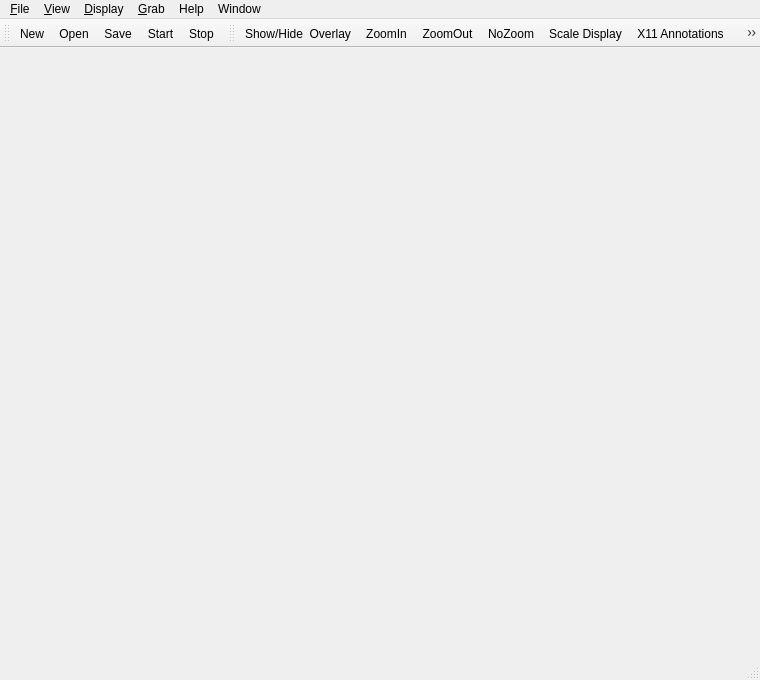
<?xml version="1.0" encoding="UTF-8"?>
<ui version="4.0">
 <class>MainFrame</class>
 <widget class="QMainWindow" name="MainFrame">
  <property name="geometry">
   <rect>
    <x>0</x>
    <y>0</y>
    <width>760</width>
    <height>680</height>
   </rect>
  </property>
  <property name="windowTitle">
   <string>MdispQt</string>
  </property>
  <property name="windowIcon">
   <iconset resource="MdispQt.qrc">
    <normaloff>:/images/imaging.png</normaloff>:/images/imaging.png</iconset>
  </property>
  <widget class="QWidget" name="centralWidget">
   <layout class="QGridLayout">
    <property name="leftMargin">
     <number>11</number>
    </property>
    <property name="topMargin">
     <number>11</number>
    </property>
    <property name="rightMargin">
     <number>11</number>
    </property>
    <property name="bottomMargin">
     <number>11</number>
    </property>
    <property name="spacing">
     <number>6</number>
    </property>
   </layout>
  </widget>
  <widget class="QMenuBar" name="menuBar">
   <property name="geometry">
    <rect>
     <x>0</x>
     <y>0</y>
     <width>760</width>
     <height>22</height>
    </rect>
   </property>
   <widget class="QMenu" name="menu_File">
    <property name="title">
     <string>&amp;File</string>
    </property>
    <addaction name="actionNew"/>
    <addaction name="actionOpen"/>
    <addaction name="actionClose"/>
    <addaction name="actionSave"/>
    <addaction name="actionSaveAs"/>
    <addaction name="separator"/>
    <addaction name="actionExit"/>
   </widget>
   <widget class="QMenu" name="menu_View">
    <property name="title">
     <string>&amp;View</string>
    </property>
    <addaction name="actionViewStdToolbar"/>
    <addaction name="actionViewDispToolbar"/>
   </widget>
   <widget class="QMenu" name="menu_Display">
    <property name="title">
     <string>&amp;Display</string>
    </property>
    <widget class="QMenu" name="menuZoom">
     <property name="title">
      <string>Zoom</string>
     </property>
     <addaction name="actionNoZoom"/>
     <addaction name="actionZoomOut"/>
     <addaction name="actionZoomIn"/>
    </widget>
    <widget class="QMenu" name="menuExclusive_Display">
     <property name="title">
      <string>Exclusive Display</string>
     </property>
     <addaction name="actionRestrictedCursor"/>
    </widget>
    <widget class="QMenu" name="menuDistributed_Mil">
     <property name="title">
      <string>Distributed Mil</string>
     </property>
     <widget class="QMenu" name="menuASynchronous_mode">
      <property name="title">
       <string>ASynchronous mode</string>
      </property>
      <addaction name="actionDMILASyncDisable"/>
      <addaction name="actionDMILASync1"/>
      <addaction name="actionDMILASync5"/>
      <addaction name="actionDMILASync10"/>
      <addaction name="actionDMILASync15"/>
      <addaction name="actionDMILASync30"/>
      <addaction name="actionDMILASyncMax"/>
     </widget>
     <widget class="QMenu" name="menuCompression">
      <property name="title">
       <string>Compression</string>
      </property>
      <addaction name="actionDMILCompressNone"/>
      <addaction name="actionDMILCompressLossy"/>
      <addaction name="actionDMILCompressLossless"/>
     </widget>
     <widget class="QMenu" name="menuQFactor">
      <property name="title">
       <string>QFactor</string>
      </property>
      <addaction name="actionDMILFactor60"/>
      <addaction name="actionDMILFactor70"/>
      <addaction name="actionDMILFactor75"/>
      <addaction name="actionDMILFactor80"/>
      <addaction name="actionDMILFactor82"/>
      <addaction name="actionDMILFactor85"/>
      <addaction name="actionDMILFactor87"/>
      <addaction name="actionDMILFactor90"/>
      <addaction name="actionDMILFactor92"/>
      <addaction name="actionDMILFactor95"/>
      <addaction name="actionDMILFactor99"/>
     </widget>
     <addaction name="menuASynchronous_mode"/>
     <addaction name="menuCompression"/>
     <addaction name="menuQFactor"/>
    </widget>
    <widget class="QMenu" name="menuGraphics_Annotations">
     <property name="title">
      <string>Graphics Annotations</string>
     </property>
     <widget class="QMenu" name="menuGraphicListOpacity">
      <property name="title">
       <string>Opacity</string>
      </property>
      <addaction name="actionGLOpacityM_DEFAULT"/>
      <addaction name="actionGLOpacityM_DISABLE"/>
      <addaction name="actionGLOpacity0"/>
      <addaction name="actionGLOpacity20"/>
      <addaction name="actionGLOpacity40"/>
      <addaction name="actionGLOpacity60"/>
      <addaction name="actionGLOpacity80"/>
      <addaction name="actionGLOpacity100"/>
     </widget>
     <addaction name="actionGraphicsAnnotations"/>
     <addaction name="menuGraphicListOpacity"/>
     <addaction name="actionNewRectangle"/>
     <addaction name="actionNewArc"/>
     <addaction name="actionNewPolygon"/>
     <addaction name="actionNewOrientedRect"/>
     <addaction name="actionNewArcThreePoints"/>
     <addaction name="actionSelectgraphiccolor"/>
     <addaction name="actionFillgraphic"/>
     <addaction name="actionCycleDrawDir"/>
	 <addaction name="actionToggleLineThickness"/>
    </widget>
    <widget class="QMenu" name="menuNewOverlay">
     <property name="title">
      <string>Overlay</string>
     </property>
     <widget class="QMenu" name="menuOverlayOpacity">
      <property name="title">
       <string>Opacity</string>
      </property>
      <addaction name="actionOverlayOpacityM_DEFAULT"/>
      <addaction name="actionOverlayOpacityM_DISABLE"/>
      <addaction name="actionOverlayOpacity0"/>
      <addaction name="actionOverlayOpacity20"/>
      <addaction name="actionOverlayOpacity40"/>
      <addaction name="actionOverlayOpacity60"/>
      <addaction name="actionOverlayOpacity80"/>
      <addaction name="actionOverlayOpacity100"/>
     </widget>
     <addaction name="actionShowHideOverlay"/>
     <addaction name="menuOverlayOpacity"/>
    </widget>
    <addaction name="menuNewOverlay"/>
    <addaction name="actionScaleDisplay"/>
    <addaction name="actionX11Annotation"/>
    <addaction name="menuGraphics_Annotations"/>
    <addaction name="menuZoom"/>
    <addaction name="separator"/>
    <addaction name="menuDistributed_Mil"/>
    <addaction name="separator"/>
    <addaction name="separator"/>
    <addaction name="menuExclusive_Display"/>
   </widget>
   <widget class="QMenu" name="menu_Grab">
    <property name="title">
     <string>&amp;Grab</string>
    </property>
    <addaction name="actionGrabStart"/>
    <addaction name="actionGrabStop"/>
   </widget>
   <widget class="QMenu" name="menuHelp">
    <property name="title">
     <string>Window</string>
    </property>
   </widget>
   <widget class="QMenu" name="menuHelp_2">
    <property name="title">
     <string>Help</string>
    </property>
    <addaction name="actionAbout"/>
   </widget>
   <addaction name="menu_File"/>
   <addaction name="menu_View"/>
   <addaction name="menu_Display"/>
   <addaction name="menu_Grab"/>
   <addaction name="menuHelp_2"/>
   <addaction name="menuHelp"/>
  </widget>
  <widget class="QToolBar" name="StdToolBar">
   <property name="contextMenuPolicy">
    <enum>Qt::NoContextMenu</enum>
   </property>
   <property name="orientation">
    <enum>Qt::Horizontal</enum>
   </property>
   <attribute name="toolBarArea">
    <enum>TopToolBarArea</enum>
   </attribute>
   <attribute name="toolBarBreak">
    <bool>false</bool>
   </attribute>
   <addaction name="actionNew"/>
   <addaction name="actionOpen"/>
   <addaction name="actionSave"/>
   <addaction name="actionGrabStart"/>
   <addaction name="actionGrabStop"/>
  </widget>
  <widget class="QStatusBar" name="statusBar"/>
  <widget class="QToolBar" name="DispToolBar">
   <property name="contextMenuPolicy">
    <enum>Qt::NoContextMenu</enum>
   </property>
   <property name="windowTitle">
    <string>Display Toolbar</string>
   </property>
   <property name="orientation">
    <enum>Qt::Horizontal</enum>
   </property>
   <attribute name="toolBarArea">
    <enum>TopToolBarArea</enum>
   </attribute>
   <attribute name="toolBarBreak">
    <bool>false</bool>
   </attribute>
   <addaction name="actionShowHideOverlay"/>
   <addaction name="actionZoomIn"/>
   <addaction name="actionZoomOut"/>
   <addaction name="actionNoZoom"/>
   <addaction name="actionScaleDisplay"/>
   <addaction name="actionX11Annotation"/>
   <addaction name="actionGraphicsAnnotations"/>
   <addaction name="actionNewRectangle"/>
   <addaction name="actionNewArc"/>
   <addaction name="actionNewPolygon"/>
   <addaction name="actionNewOrientedRect"/>
   <addaction name="actionNewArcThreePoints"/>
   <addaction name="actionSelectgraphiccolor"/>
   <addaction name="actionFillgraphic"/>
   <addaction name="actionCycleDrawDir"/>
   <addaction name="actionToggleLineThickness"/>
  </widget>
  <action name="actionOpen">
   <property name="icon">
    <iconset resource="MdispQt.qrc">
     <normaloff>:/images/fileopen.png</normaloff>:/images/fileopen.png</iconset>
   </property>
   <property name="text">
    <string>&amp;Open</string>
   </property>
   <property name="toolTip">
    <string>Open an existing document</string>
   </property>
   <property name="shortcut">
    <string>Ctrl+O</string>
   </property>
  </action>
  <action name="actionNew">
   <property name="icon">
    <iconset resource="MdispQt.qrc">
     <normaloff>:/images/filenew.png</normaloff>:/images/filenew.png</iconset>
   </property>
   <property name="text">
    <string>&amp;New</string>
   </property>
   <property name="toolTip">
    <string>Open a new document</string>
   </property>
   <property name="shortcut">
    <string>Ctrl+N</string>
   </property>
  </action>
  <action name="actionSave">
   <property name="icon">
    <iconset resource="MdispQt.qrc">
     <normaloff>:/images/filesave.png</normaloff>:/images/filesave.png</iconset>
   </property>
   <property name="text">
    <string>&amp;Save</string>
   </property>
   <property name="toolTip">
    <string>Save image</string>
   </property>
   <property name="shortcut">
    <string>Ctrl+S</string>
   </property>
  </action>
  <action name="actionSaveAs">
   <property name="text">
    <string>Save &amp;As</string>
   </property>
   <property name="toolTip">
    <string>Save image as</string>
   </property>
  </action>
  <action name="actionExit">
   <property name="text">
    <string>E&amp;xit</string>
   </property>
   <property name="toolTip">
    <string>Exit</string>
   </property>
   <property name="shortcut">
    <string>Ctrl+X</string>
   </property>
  </action>
  <action name="actionClose">
   <property name="text">
    <string>Close</string>
   </property>
   <property name="toolTip">
    <string>Close the active document</string>
   </property>
  </action>
  <action name="actionViewStdToolbar">
   <property name="checkable">
    <bool>true</bool>
   </property>
   <property name="checked">
    <bool>true</bool>
   </property>
   <property name="text">
    <string>Standard &amp;Toolbar</string>
   </property>
   <property name="toolTip">
    <string>View Standard ToolBar</string>
   </property>
  </action>
  <action name="actionViewDispToolbar">
   <property name="checkable">
    <bool>true</bool>
   </property>
   <property name="checked">
    <bool>true</bool>
   </property>
   <property name="text">
    <string>&amp;Display Toolbar</string>
   </property>
   <property name="toolTip">
    <string>View Display ToolBar</string>
   </property>
  </action>
  <action name="actionScaleDisplay">
   <property name="checkable">
    <bool>true</bool>
   </property>
   <property name="icon">
    <iconset resource="MdispQt.qrc">
     <normaloff>:/images/filldisplay.png</normaloff>:/images/filldisplay.png</iconset>
   </property>
   <property name="text">
    <string>Scale Display</string>
   </property>
   <property name="toolTip">
    <string>Scale Display</string>
   </property>
  </action>
  <action name="actionX11Annotation">
   <property name="checkable">
    <bool>true</bool>
   </property>
   <property name="icon">
    <iconset resource="MdispQt.qrc">
     <normaloff>:/images/annotations.png</normaloff>:/images/annotations.png</iconset>
   </property>
   <property name="text">
    <string>X11 Annotations</string>
   </property>
  </action>
  <action name="actionViewDefault">
   <property name="checkable">
    <bool>true</bool>
   </property>
   <property name="text">
    <string>M_DEFAULT</string>
   </property>
  </action>
  <action name="actionViewTransparent">
   <property name="checkable">
    <bool>true</bool>
   </property>
   <property name="text">
    <string>M_TRANSPARENT</string>
   </property>
  </action>
  <action name="actionViewAutoScale">
   <property name="checkable">
    <bool>true</bool>
   </property>
   <property name="text">
    <string>M_AUTO_SCALE</string>
   </property>
  </action>
  <action name="actionVieewMultiBytes">
   <property name="checkable">
    <bool>true</bool>
   </property>
   <property name="text">
    <string>M_MULTI_BYTES</string>
   </property>
  </action>
  <action name="actionViewBitShift2">
   <property name="checkable">
    <bool>true</bool>
   </property>
   <property name="text">
    <string>M_BIT_SHIFT:2</string>
   </property>
  </action>
  <action name="actionViewBitShift4">
   <property name="checkable">
    <bool>true</bool>
   </property>
   <property name="text">
    <string>M_BIT_SHIFT:4</string>
   </property>
  </action>
  <action name="actionViewBitShift8">
   <property name="checkable">
    <bool>true</bool>
   </property>
   <property name="text">
    <string>M_BIT_SHIFT:8</string>
   </property>
  </action>
  <action name="actionZoomIn">
   <property name="icon">
    <iconset resource="MdispQt.qrc">
     <normaloff>:/images/zoomin.png</normaloff>:/images/zoomin.png</iconset>
   </property>
   <property name="text">
    <string>ZoomIn</string>
   </property>
   <property name="toolTip">
    <string>Zoom In</string>
   </property>
   <property name="shortcut">
    <string>+</string>
   </property>
  </action>
  <action name="actionZoomOut">
   <property name="icon">
    <iconset resource="MdispQt.qrc">
     <normaloff>:/images/zoomout.png</normaloff>:/images/zoomout.png</iconset>
   </property>
   <property name="text">
    <string>ZoomOut</string>
   </property>
   <property name="toolTip">
    <string>Zoom Out</string>
   </property>
   <property name="shortcut">
    <string>-</string>
   </property>
  </action>
  <action name="actionNoZoom">
   <property name="icon">
    <iconset resource="MdispQt.qrc">
     <normaloff>:/images/nozoom.png</normaloff>:/images/nozoom.png</iconset>
   </property>
   <property name="text">
    <string>NoZoom</string>
   </property>
   <property name="shortcut">
    <string>Home</string>
   </property>
  </action>
  <action name="actionRestrictedCursor">
   <property name="checkable">
    <bool>true</bool>
   </property>
   <property name="text">
    <string>Restricted Cursor</string>
   </property>
  </action>
  <action name="actionDMILASyncDisable">
   <property name="checkable">
    <bool>true</bool>
   </property>
   <property name="text">
    <string>Disable</string>
   </property>
  </action>
  <action name="actionDMILASync1">
   <property name="checkable">
    <bool>true</bool>
   </property>
   <property name="text">
    <string>1 fps</string>
   </property>
  </action>
  <action name="actionDMILASync5">
   <property name="checkable">
    <bool>true</bool>
   </property>
   <property name="text">
    <string>5 fps</string>
   </property>
  </action>
  <action name="actionDMILASync10">
   <property name="checkable">
    <bool>true</bool>
   </property>
   <property name="text">
    <string>10 fps</string>
   </property>
  </action>
  <action name="actionDMILASync15">
   <property name="checkable">
    <bool>true</bool>
   </property>
   <property name="text">
    <string>15 fps</string>
   </property>
  </action>
  <action name="actionDMILASync30">
   <property name="checkable">
    <bool>true</bool>
   </property>
   <property name="text">
    <string>30 fps</string>
   </property>
  </action>
  <action name="actionDMILASyncMax">
   <property name="checkable">
    <bool>true</bool>
   </property>
   <property name="text">
    <string>Maximum rate</string>
   </property>
  </action>
  <action name="actionDMILCompressNone">
   <property name="checkable">
    <bool>true</bool>
   </property>
   <property name="text">
    <string>None</string>
   </property>
  </action>
  <action name="actionDMILCompressLossy">
   <property name="checkable">
    <bool>true</bool>
   </property>
   <property name="text">
    <string>Lossy</string>
   </property>
  </action>
  <action name="actionDMILCompressLossless">
   <property name="checkable">
    <bool>true</bool>
   </property>
   <property name="text">
    <string>Lossless</string>
   </property>
  </action>
  <action name="actionDMILFactor60">
   <property name="checkable">
    <bool>true</bool>
   </property>
   <property name="text">
    <string>60</string>
   </property>
  </action>
  <action name="actionDMILFactor70">
   <property name="checkable">
    <bool>true</bool>
   </property>
   <property name="text">
    <string>70</string>
   </property>
  </action>
  <action name="actionDMILFactor75">
   <property name="checkable">
    <bool>true</bool>
   </property>
   <property name="text">
    <string>75</string>
   </property>
  </action>
  <action name="actionDMILFactor80">
   <property name="checkable">
    <bool>true</bool>
   </property>
   <property name="text">
    <string>80</string>
   </property>
  </action>
  <action name="actionDMILFactor82">
   <property name="checkable">
    <bool>true</bool>
   </property>
   <property name="text">
    <string>82</string>
   </property>
  </action>
  <action name="actionDMILFactor85">
   <property name="checkable">
    <bool>true</bool>
   </property>
   <property name="text">
    <string>85</string>
   </property>
  </action>
  <action name="actionDMILFactor87">
   <property name="checkable">
    <bool>true</bool>
   </property>
   <property name="text">
    <string>87</string>
   </property>
  </action>
  <action name="actionDMILFactor90">
   <property name="checkable">
    <bool>true</bool>
   </property>
   <property name="text">
    <string>90</string>
   </property>
  </action>
  <action name="actionDMILFactor92">
   <property name="checkable">
    <bool>true</bool>
   </property>
   <property name="text">
    <string>92</string>
   </property>
  </action>
  <action name="actionDMILFactor95">
   <property name="checkable">
    <bool>true</bool>
   </property>
   <property name="text">
    <string>95</string>
   </property>
  </action>
  <action name="actionDMILFactor99">
   <property name="checkable">
    <bool>true</bool>
   </property>
   <property name="text">
    <string>99</string>
   </property>
  </action>
  <action name="actionGrabStart">
   <property name="icon">
    <iconset resource="MdispQt.qrc">
     <normaloff>:/images/grabstart.png</normaloff>:/images/grabstart.png</iconset>
   </property>
   <property name="text">
    <string>Start</string>
   </property>
  </action>
  <action name="actionGrabStop">
   <property name="icon">
    <iconset resource="MdispQt.qrc">
     <normaloff>:/images/grabstop.png</normaloff>:/images/grabstop.png</iconset>
   </property>
   <property name="text">
    <string>Stop</string>
   </property>
  </action>
  <action name="actionGraphicsAnnotations">
   <property name="checkable">
    <bool>true</bool>
   </property>
   <property name="icon">
    <iconset resource="MdispQt.qrc">
     <normaloff>:/images/graphics.png</normaloff>:/images/graphics.png</iconset>
   </property>
   <property name="text">
    <string>Hide/Show Graphics Annotations</string>
   </property>
  </action>
  <action name="actionAbout">
   <property name="text">
    <string>About MdispQt...</string>
   </property>
  </action>
  <action name="action_Cascade">
   <property name="text">
    <string>&amp;Cascade</string>
   </property>
   <property name="toolTip">
    <string>Arrange Windows so the overlap</string>
   </property>
  </action>
  <action name="action_Tile">
   <property name="text">
    <string>&amp;Tile</string>
   </property>
   <property name="toolTip">
    <string>Arrange Windows as non-overlapping tiles</string>
   </property>
  </action>
  <action name="actionNewRectangle">
   <property name="icon">
    <iconset resource="MdispQt.qrc">
     <normaloff>:/images/grarectangle.png</normaloff>:/images/grarectangle.png</iconset>
   </property>
   <property name="text">
    <string>New Rectangle</string>
   </property>
  </action>
  <action name="actionNewArc">
   <property name="icon">
    <iconset resource="MdispQt.qrc">
     <normaloff>:/images/gracircle.png</normaloff>:/images/gracircle.png</iconset>
   </property>
   <property name="text">
    <string>New Circle</string>
   </property>
  </action>
  <action name="actionNewPolygon">
   <property name="icon">
    <iconset resource="MdispQt.qrc">
     <normaloff>:/images/grapolygon.png</normaloff>:/images/grapolygon.png</iconset>
   </property>
   <property name="text">
    <string>New Polygon</string>
   </property>
  </action>
  <action name="actionSelectgraphiccolor">
   <property name="icon">
    <iconset resource="MdispQt.qrc">
     <normaloff>:/images/gracolor.png</normaloff>:/images/gracolor.png</iconset>
   </property>
   <property name="text">
    <string>Select graphic color...</string>
   </property>
  </action>
  <action name="actionFillgraphic">
   <property name="icon">
    <iconset resource="MdispQt.qrc">
     <normaloff>:/images/grafill.png</normaloff>:/images/grafill.png</iconset>
   </property>
   <property name="text">
    <string>Fill graphic</string>
   </property>
  </action>
  <action name="actionCycleDrawDir">
   <property name="icon">
    <iconset resource="MdispQt.qrc">
     <normaloff>:/images/gradrawdir.png</normaloff>:/images/gradrawdir.png</iconset>
   </property>
   <property name="text">
    <string>Cycle drawn directions</string>
   </property>
  </action>
  <action name="actionToggleLineThickness">
   <property name="icon">
    <iconset resource="MdispQt.qrc">
     <normaloff>:/images/gralinethickness.png</normaloff>:/images/gralinethickness.png</iconset>
   </property>
   <property name="text">
    <string>Toggle line thickness</string>
   </property>
  </action>
  <action name="actionNewOrientedRect">
   <property name="icon">
    <iconset resource="MdispQt.qrc">
     <normaloff>:/images/orientedRectIcon.png</normaloff>:/images/orientedRectIcon.png</iconset>
   </property>
   <property name="text">
    <string>New Oriented Rectangle</string>
   </property>
  </action>
  <action name="actionNewArcThreePoints">
   <property name="icon">
    <iconset resource="MdispQt.qrc">
     <normaloff>:/images/threePointsArcIcon.png</normaloff>:/images/threePointsArcIcon.png</iconset>
   </property>
   <property name="text">
    <string>New Arc</string>
   </property>
  </action>
  <action name="actionShowHideOverlay">
   <property name="checkable">
    <bool>true</bool>
   </property>
   <property name="icon">
    <iconset resource="MdispQt.qrc">
     <normaloff>:/images/overlay.png</normaloff>:/images/overlay.png</iconset>
   </property>
   <property name="text">
    <string>Show/Hide  Overlay</string>
   </property>
   <property name="shortcut">
    <string>Ctrl+Shift+O</string>
   </property>
  </action>
  <action name="actionOverlayOpacityM_DEFAULT">
   <property name="checkable">
    <bool>true</bool>
   </property>
   <property name="text">
    <string>M_DEFAULT</string>
   </property>
  </action>
  <action name="actionOverlayOpacityM_DISABLE">
   <property name="checkable">
    <bool>true</bool>
   </property>
   <property name="text">
    <string>M_DISABLE</string>
   </property>
  </action>
  <action name="actionOverlayOpacity0">
   <property name="checkable">
    <bool>true</bool>
   </property>
   <property name="text">
    <string>0</string>
   </property>
  </action>
  <action name="actionOverlayOpacity20">
   <property name="checkable">
    <bool>true</bool>
   </property>
   <property name="text">
    <string>20</string>
   </property>
  </action>
  <action name="actionOverlayOpacity40">
   <property name="checkable">
    <bool>true</bool>
   </property>
   <property name="text">
    <string>40</string>
   </property>
  </action>
  <action name="actionOverlayOpacity60">
   <property name="checkable">
    <bool>true</bool>
   </property>
   <property name="text">
    <string>60</string>
   </property>
  </action>
  <action name="actionOverlayOpacity80">
   <property name="checkable">
    <bool>true</bool>
   </property>
   <property name="text">
    <string>80</string>
   </property>
  </action>
  <action name="actionOverlayOpacity100">
   <property name="checkable">
    <bool>true</bool>
   </property>
   <property name="text">
    <string>100</string>
   </property>
  </action>
  <action name="actionGLOpacityM_DEFAULT">
   <property name="checkable">
    <bool>true</bool>
   </property>
   <property name="text">
    <string>M_DEFAULT</string>
   </property>
  </action>
  <action name="actionGLOpacityM_DISABLE">
   <property name="checkable">
    <bool>true</bool>
   </property>
   <property name="text">
    <string>M_DISABLE</string>
   </property>
  </action>
  <action name="actionGLOpacity0">
   <property name="checkable">
    <bool>true</bool>
   </property>
   <property name="text">
    <string>0</string>
   </property>
  </action>
  <action name="actionGLOpacity20">
   <property name="checkable">
    <bool>true</bool>
   </property>
   <property name="text">
    <string>20</string>
   </property>
  </action>
  <action name="actionGLOpacity40">
   <property name="checkable">
    <bool>true</bool>
   </property>
   <property name="text">
    <string>40</string>
   </property>
  </action>
  <action name="actionGLOpacity60">
   <property name="checkable">
    <bool>true</bool>
   </property>
   <property name="text">
    <string>60</string>
   </property>
  </action>
  <action name="actionGLOpacity80">
   <property name="checkable">
    <bool>true</bool>
   </property>
   <property name="text">
    <string>80</string>
   </property>
  </action>
  <action name="actionGLOpacity100">
   <property name="checkable">
    <bool>true</bool>
   </property>
   <property name="text">
    <string>100</string>
   </property>
  </action>
 </widget>
 <layoutdefault spacing="6" margin="11"/>
 <resources>
  <include location="MdispQt.qrc"/>
 </resources>
 <connections>
  <connection>
   <sender>actionViewStdToolbar</sender>
   <signal>toggled(bool)</signal>
   <receiver>StdToolBar</receiver>
   <slot>setVisible(bool)</slot>
   <hints>
    <hint type="sourcelabel">
     <x>-1</x>
     <y>-1</y>
    </hint>
    <hint type="destinationlabel">
     <x>69</x>
     <y>44</y>
    </hint>
   </hints>
  </connection>
  <connection>
   <sender>actionViewDispToolbar</sender>
   <signal>toggled(bool)</signal>
   <receiver>DispToolBar</receiver>
   <slot>setVisible(bool)</slot>
   <hints>
    <hint type="sourcelabel">
     <x>-1</x>
     <y>-1</y>
    </hint>
    <hint type="destinationlabel">
     <x>369</x>
     <y>44</y>
    </hint>
   </hints>
  </connection>
 </connections>
</ui>
